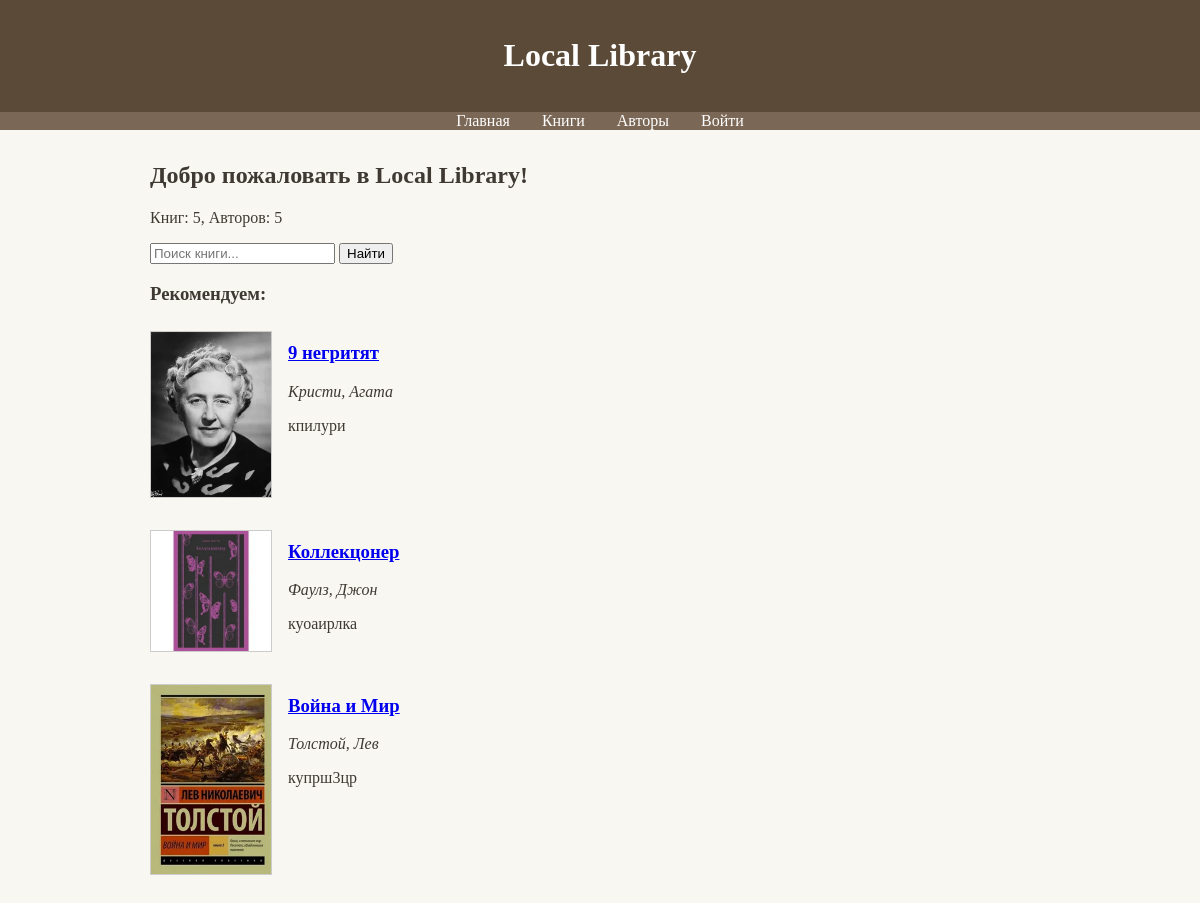
The page / on the database its author committed.
### catalog/models.py (models this page shows, shortened)
class Book(models.Model):
    title = models.CharField(max_length=200)
    author = models.ForeignKey(Author, on_delete=models.SET_NULL, null=True)
    summary = models.TextField(max_length=1000, help_text='Brief description')
    isbn = models.CharField('ISBN', max_length=13, unique=True)
    cover = models.ImageField(upload_to='covers/', blank=True, null=True)

class Author(models.Model):
    first_name = models.CharField(max_length=100)
    last_name = models.CharField(max_length=100)
    date_of_birth = models.DateField(null=True, blank=True)
    date_of_death = models.DateField('Died', null=True, blank=True)
    class Meta:
        ordering = ['last_name', 'first_name']
    def __str__(self):
        return f'{self.last_name}, {self.first_name}'

### catalog/views.py (the view)
# urls.py: path('', views.index, name='index'),
def index(request):
    num_books = Book.objects.count()
    num_authors = Author.objects.count()
    featured_books = Book.objects.all()[:3]
    context = {
        'num_books': num_books,
        'num_authors': num_authors,
        'featured_books': featured_books,
    }
    return render(request, 'catalog/index.html', context)

### catalog/templates/catalog/index.html
{% extends "base_generic.html" %}
{% block content %}
  <h2>Добро пожаловать в Local Library!</h2>
  <p>Книг: {{ num_books }}, Авторов: {{ num_authors }}</p>
  <form method="get" action="{% url 'books' %}" style="margin:1rem 0;">
    <input type="text" name="q" placeholder="Поиск книги..." value="{{ request.GET.q }}">
    <button type="submit">Найти</button>
  </form>
  <h3>Рекомендуем:</h3>
  {% for book in featured_books %}
    <div style="display:flex; margin:1rem 0;">
      {% if book.cover %}
        <img src="{{ book.cover.url }}" class="book-cover" alt="Обложка">
      {% endif %}
      <div style="margin-left:1rem;">
        <h3><a href="{% url 'book-detail' book.pk %}">{{ book.title }}</a></h3>
        <p><em>{{ book.author }}</em></p>
        <p>{{ book.summary|truncatewords:15 }}</p>
      </div>
    </div>
  {% empty %}
    <p>Нет книг.</p>
  {% endfor %}
{% endblock %}

### catalog/templates/base_generic.html (shortened to what this page needs)
<!DOCTYPE html>
<html>
<head>
</head>
<body>
  <header><h1>Local Library</h1></header>
  <nav>
    <ul>
      <li><a href="{% url 'index' %}">Главная</a></li>
      <li><a href="{% url 'books' %}">Книги</a></li>
      <li><a href="{% url 'authors' %}">Авторы</a></li>
      {% if user.is_authenticated %}
        <li><a href="{% url 'my-borrowed' %}">Мои книги</a></li>
        <li>Привет, {{ user.username }}!</li>
        <form method="post" action="{% url 'logout' %}" style="display:inline;">
          {% csrf_token %}
          <button type="submit" style="background:none; border:none; color:white; text-decoration:underline; cursor:pointer;">
            Выйти
          </button>
        </form>
      {% else %}
        <li><a href="{% url 'login' %}">Войти</a></li>
      {% endif %}
    </ul>
  </nav>
  <div class="content">{% block content %}{% endblock %}</div>
</body>
</html>

### catalog/templates/base_generic.html (style rules this page uses)
body { font-family: Georgia, serif; background: #f9f7f1; color: #3e3933; margin: 0; padding: 0; }
header { background: #5b4a37; color: white; padding: 1rem; text-align: center; }
nav ul { list-style: none; padding: 0; background: #7a6755; display: flex; justify-content: center; margin: 0; }
nav li { margin: 0 1rem; }
nav a { color: white; text-decoration: none; }
.content { max-width: 900px; margin: 2rem auto; padding: 0 1rem; }
.book-cover { max-width: 120px; height: auto; border: 1px solid #ccc; margin: 0.5rem 0; }

### rows shown on the page
Book: cover (picture), title "9 негритят", author "Кристи, Агата", summary "кпилури"
Book: cover (picture), title "Коллекцонер", author "Фаулз, Джон", summary "куоаирлка"
Book: cover (picture), title "Война и Мир", author "Толстой, Лев", summary "купрш3цр"

### other values the page prints
{{ num_books }} "5"
{{ num_authors }} "5"
